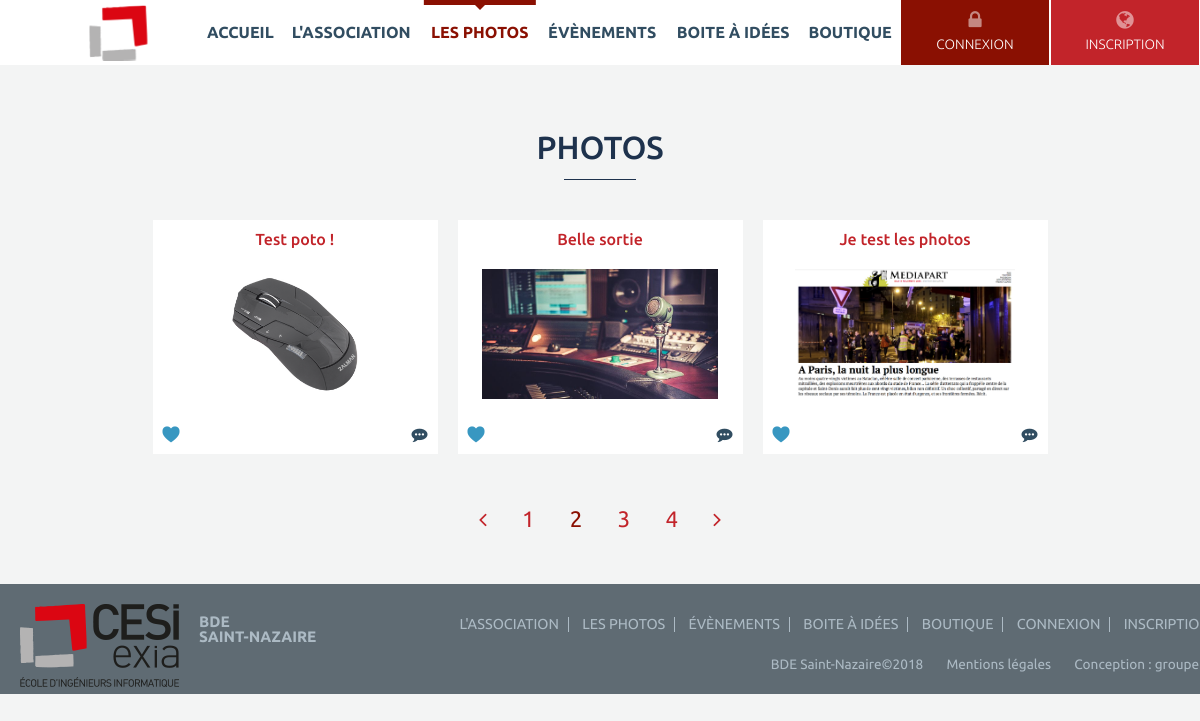
The app's page /photos, older data.
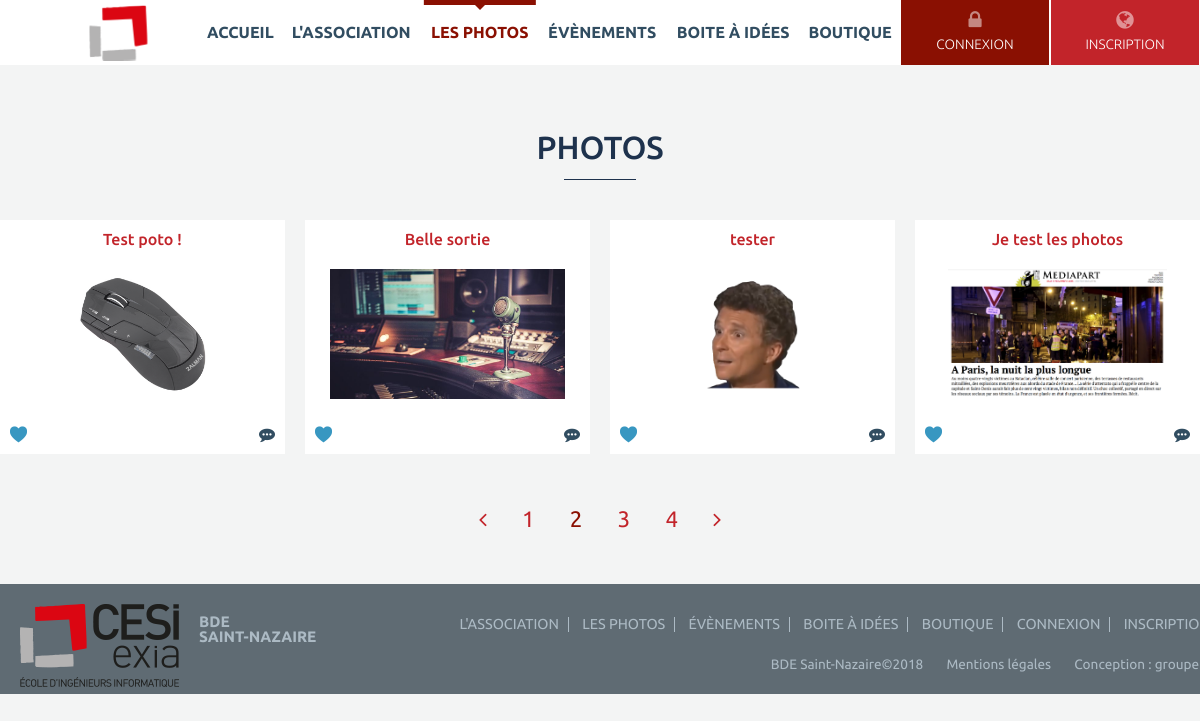
The same page, newer data.
### tables this page shows
CREATE TABLE `photos` (
  `Id` int(11) NOT NULL,
  `Id_utilisateur` int(11) NOT NULL,
  `Id_evenement` int(11) NOT NULL,
  `Nom` varchar(50) NOT NULL,
  `Image` text NOT NULL,
  `Likes` text NOT NULL
);

### include/common.php (called while the page is built, shortened)
<?php
$page = '';
function init() {
    load_content();
}
function get_base_path() {
    $base_path = str_replace('index.php', '', $_SERVER['PHP_SELF']);
    return $base_path;
}
function load_content() {
    global $page;
    $pages = array(
        'accueil' => array(
            'title' => "accueil",
            'file' => 'accueil.php',
        ),
        'bde' => array(
            'title' => "bde",
            'file' => 'bde.php',
        ),
        'box' => array(
            'title' => "box",
            'file' => 'box.php',
        ),
        'event-list' => array(
            'title' => "event-list",
            'file' => 'event-list.php',
        ),
        'event.php' => array(
            'title' => "event.php",
            'file' => 'event.php',
        ),
        'photos' => array(
            'title' => "photos",
            'file' => 'photos.php',
        ),
        'register' => array(
            'title' => "register",
            'file' => 'register.php',
        ),
        'notice' => array(
            'title' => "notice",
            'file' => 'notice.php',
        ),
        'terms' => array(
            'title' => "terms",
            'file' => 'terms.php',
        ),
        'boutique' => array(
            'title' => "boutique",
            'file' => 'boutique.php',
        ),
    );
    if (array_key_exists($page, $pages)) {
        include (TEMPLATE_PATH . $pages[$page]['file']);
    } else {
        header('Location:' . get_base_path() . 'accueil');
    }
}

### pages/photos.php (the view, shortened to what this page needs)
<?php
$bdd = new PDO('mysql:host=localhost;dbname=projetweb;charset=utf8', 'root', '');
?>
<section id="photos-list">
    <div class="inner">
        <h2 class="actu-title">Photos</h2>
        <div class="photos-list-inner">
<?php
$reponse = $bdd->query('SELECT * FROM photos');
while ($donnees = $reponse->fetch()) {
    ?>
        <div class="photos-list-bloc ">
            <div class="photos-list-desc">
                <h3> <a href="#"> <?php echo $donnees['Nom']; ?> </a></h3>
            </div>
            <div class="photos-list-view">
                <span><img src= "img/local/event_photo/<?php echo $donnees['Image']; ?>" alt="" /></span>
            </div>
            <div class="photos-fonctions">
                <a href="#"></a>
            </div>
            </div>
        <?php
    }?>
        </div>
        <?php require TEMPLATE_PATH . 'pager.php'; ?>
    </div>
</section>

Row changes from the older to the newer data that the page shows:
added photos: Nom "tester", Image (picture)
